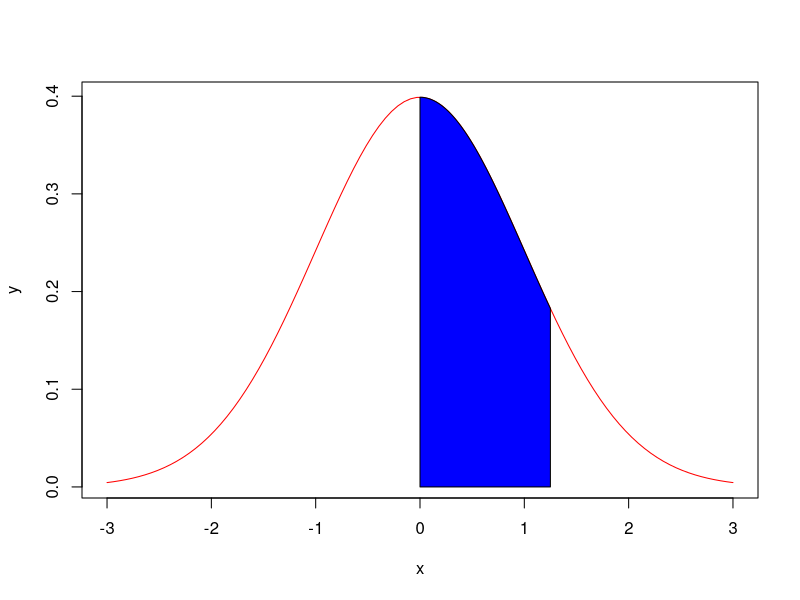

Recreate this plot in R.
x=seq(-3,3,length=100)
y=dnorm(x,mean=0,sd=1)
plot(x,y,type="l",col="red")
x=seq(0,1.25,length=100)
y=dnorm(x,mean=0,sd=1)
polygon(c(0,x,1.25),c(0,y,0),col="blue")